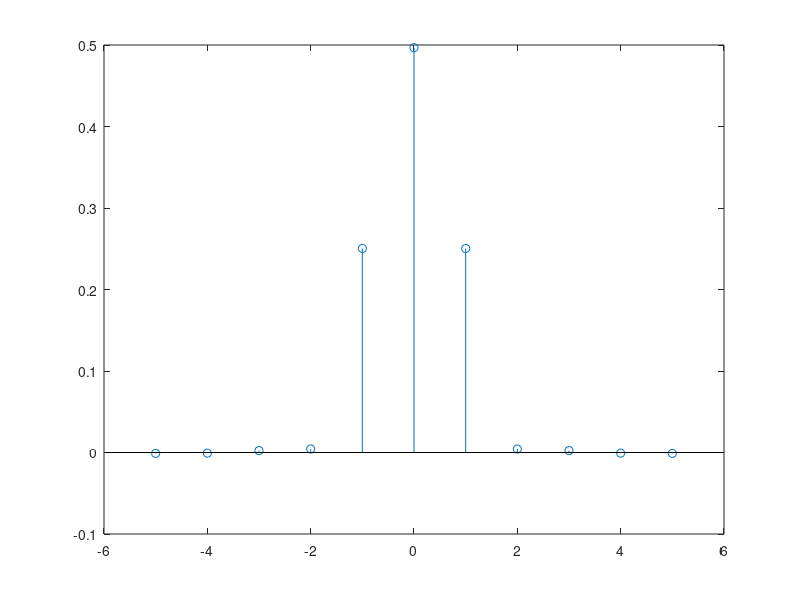

MATLAB code for this plot: (Note: this script raises an error after producing the figure.)
N = 1e5;    % Signal length
sigma = 1;  % Noise variance
w = sigma*randn(1,N);   % Noise realization
y = filter([1/2 1/2],1,w);  % Filtered noise
figure(1)
[c, lg] = xcorr(y,5,'biased');    % Auto-covariance C_x[k], for |k| <= 5
stem(lg,c)

% Plot configuration
xlabel('k',Interpreter='latex')
title('$R_X[k]$',Interpreter='latex')
set(gca,'YTick',[0 sigma^2/4 sigma^2/2])
%ylim([-0.5 sigma^2/2*1.2])
grid on
set(findobj(fig,'-property','FontName'), ...
    'FontName','Times New Roman','FontSize',  13)

%%
figure(2)
nexttile
plot(w(1:100),'LineWidth',1)
title('Noise')
grid on
nexttile
plot(x(1:100),'LineWidth',1)
title('Signal')
grid on
set(findobj(fig,'-property','FontName'), ...
    'FontName','Times New Roman','FontSize',  13)